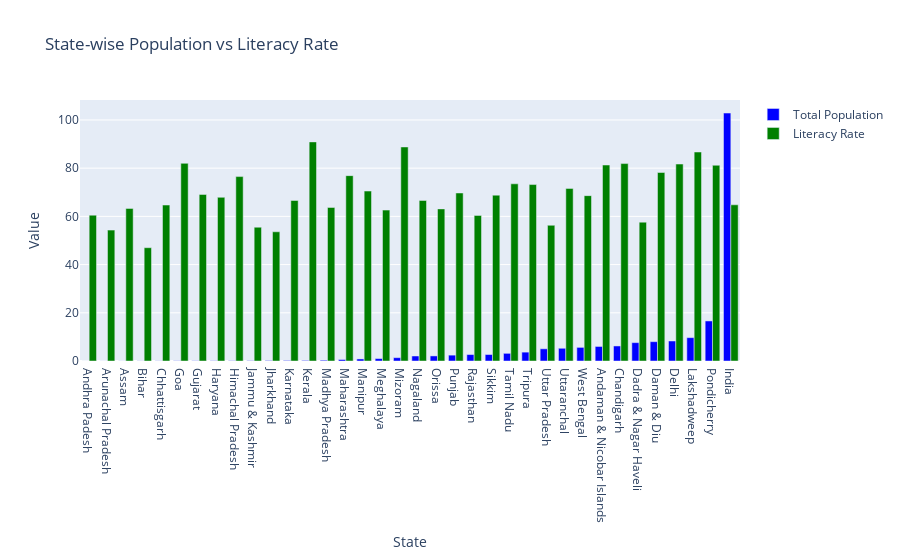

Source (notebook cell):
### Code cell
fig = go.Figure()

fig.add_trace(go.Bar(
    x=df["State"],
    y=df["Population in (Cr) of Total Census 2001"],
    name="Total Population",
    marker_color="blue"
))

fig.add_trace(go.Bar(
    x=df["State"],
    y=df["Literacy Rate"],
    name="Literacy Rate",
    marker_color="green"
))

fig.update_layout(
    title="State-wise Population vs Literacy Rate",
    barmode="group",
    xaxis_title="State",
    yaxis_title="Value"
)

fig.show()

### Figure 1 — Plotly figure (JSON) as saved in the notebook; plotly's stock layout.template omitted (floating-point values rounded to 4 significant figures)
{"data": [{"marker": {"color": "blue"}, "name": "Total Population", "type": "bar", "x": ["Andhra Padesh", "Arunachal Pradesh", "Assam", "Bihar", "Chhattisgarh", "Goa", "Gujarat", "Haryana", "Himachal Pradesh", "Jammu & Kashmir", "Jharkhand", "Karnataka", "Kerala", "Madhya Pradesh", "Maharashtra", "Manipur", "Meghalaya", "Mizoram", "Nagaland", "Orissa", "Punjab", "Rajasthan", "Sikkim", "Tamil Nadu", "Tripura", "Uttar Pradesh", "Uttaranchal", "West Bengal", "Andaman & Nicobar Islands", "Chandigarh", "Dadra & Nagar Haveli", "Daman & Diu", "Delhi", "Lakshadweep", "Pondicherry", "India"], "y": [0.01, 0.02, 0.03, 0.05, 0.06, 0.09, 0.09, 0.1, 0.11, 0.13, 0.2, 0.22, 0.23, 0.32, 0.61, 0.85, 1.01, 1.38, 2.08, 2.11, 2.43, 2.67, 2.69, 3.18, 3.68, 5.06, 5.28, 5.65, 6.03, 6.24, 7.62, 8.02, 8.3, 9.69, 16.62, 102.9]}, {"marker": {"color": "green"}, "name": "Literacy Rate", "type": "bar", "x": ["Andhra Padesh", "Arunachal Pradesh", "Assam", "Bihar", "Chhattisgarh", "Goa", "Gujarat", "Haryana", "Himachal Pradesh", "Jammu & Kashmir", "Jharkhand", "Karnataka", "Kerala", "Madhya Pradesh", "Maharashtra", "Manipur", "Meghalaya", "Mizoram", "Nagaland", "Orissa", "Punjab", "Rajasthan", "Sikkim", "Tamil Nadu", "Tripura", "Uttar Pradesh", "Uttaranchal", "West Bengal", "Andaman & Nicobar Islands", "Chandigarh", "Dadra & Nagar Haveli", "Daman & Diu", "Delhi", "Lakshadweep", "Pondicherry", "India"], "y": [60.5, 54.3, 63.3, 47.0, 64.7, 82.0, 69.1, 67.9, 76.5, 55.5, 53.6, 66.6, 90.9, 63.7, 76.9, 70.5, 62.6, 88.8, 66.6, 63.1, 69.7, 60.4, 68.8, 73.5, 73.2, 56.3, 71.6, 68.6, 81.3, 81.9, 57.6, 78.2, 81.7, 86.7, 81.2, 64.8]}], "layout": {"barmode": "group", "title": {"text": "State-wise Population vs Literacy Rate"}, "xaxis": {"title": {"text": "State"}}, "yaxis": {"title": {"text": "Value"}}}}
